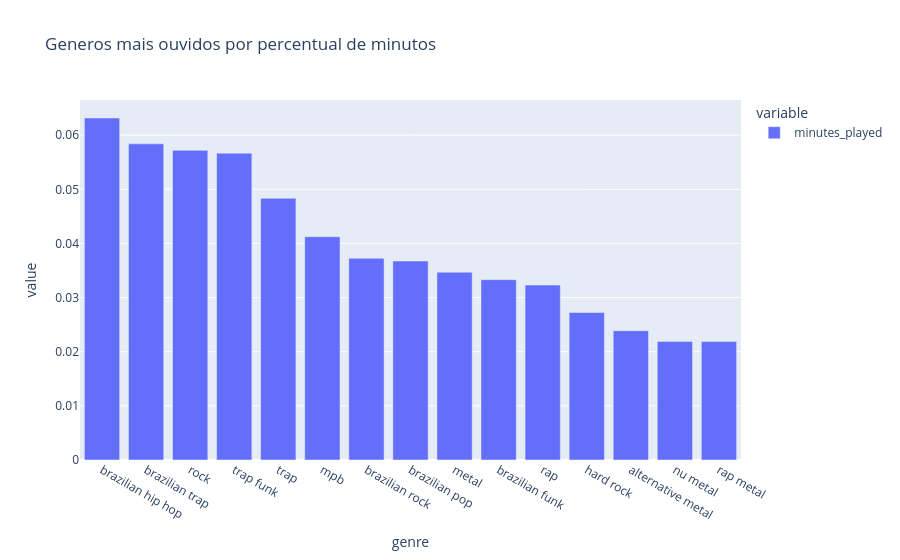

Source (notebook cell):
### Code cell
genre_share = genre_time / genre_time.sum()
gerar_grafico_colunas(genre_share.head(15),'Generos mais ouvidos por percentual de minutos')

### Figure 1 — Plotly figure (JSON) as saved in the notebook; plotly's stock layout.template omitted (floating-point values rounded to 4 significant figures)
{"data": [{"hovertemplate": "variable=minutes_played<br>genre=%{x}<br>value=%{y}<extra></extra>", "legendgroup": "minutes_played", "marker": {"color": "#636efa", "pattern": {"shape": ""}}, "name": "minutes_played", "orientation": "v", "showlegend": true, "textposition": "auto", "type": "bar", "x": ["brazilian hip hop", "brazilian trap", "rock", "trap funk", "trap", "mpb", "brazilian rock", "brazilian pop", "metal", "brazilian funk", "rap", "hard rock", "alternative metal", "nu metal", "rap metal"], "xaxis": "x", "y": [0.06317, 0.0584, 0.05719, 0.05667, 0.04834, 0.04124, 0.03726, 0.03676, 0.03468, 0.03331, 0.03231, 0.02726, 0.02388, 0.0219, 0.0219], "yaxis": "y"}], "layout": {"barmode": "relative", "legend": {"title": {"text": "variable"}, "tracegroupgap": 0}, "title": {"text": "Generos mais ouvidos por percentual de minutos"}, "xaxis": {"anchor": "y", "domain": [0, 1], "title": {"text": "genre"}}, "yaxis": {"anchor": "x", "domain": [0, 1], "title": {"text": "value"}}}}
